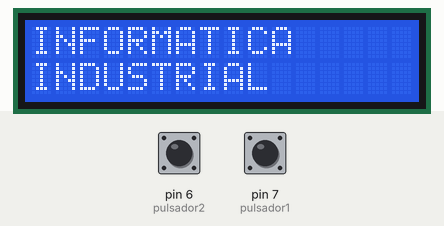
Simulated run of this program. Board: Arduino Uno, built with avr-gcc and run on an emulated ATmega328P. On the bench: 16×2 character LCD. The test bench sets the inputs (shaded band); at power-on: pin 7 (pulsador1) LOW, pin 6 (pulsador2) LOW. What the program prints to the serial monitor is not drawn.

Above: at 3.2 s.
3.3 s: pin 7 (pulsador1) pulled HIGH for 0.15 s
At 4.5 s:
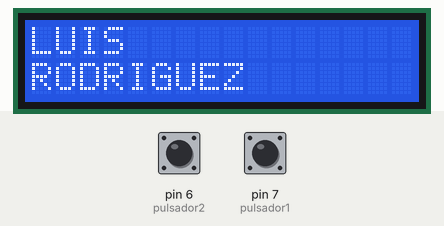
4.9 s: pin 7 (pulsador1) pulled HIGH for 1 s
At 5.8 s:
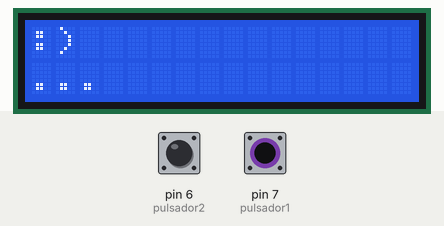
7.4 s: pin 6 (pulsador2) pulled HIGH for 0.15 s
At 7.7 s:
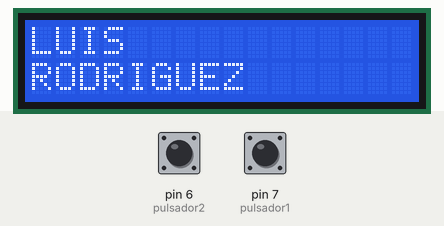
9.0 s: pin 6 (pulsador2) pulled HIGH for 1 s
At 10.2 s:
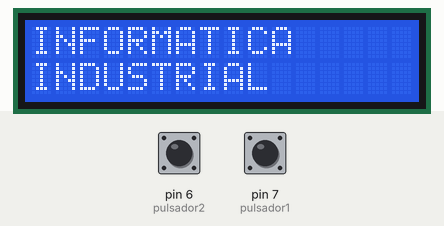
Timing chart, 0 to 12.0 s (numbered marks = the images above; inputs shaded):
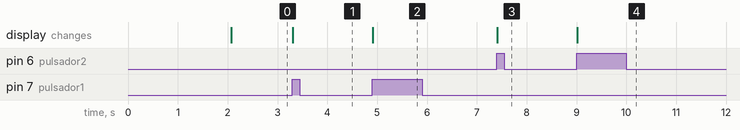

Measured:
- after the input at 3.3 s, the display: changes at once (image 1)
- after the input at 4.9 s, the display: changes at once (image 2)
- after the input at 7.4 s, the display: changes at once (image 3)
- after the input at 9.0 s, the display: changes at once (image 4)

The program:

main.cpp
```cpp
#include<Arduino.h>
#include <LiquidCrystal.h>
const int rs = 12, en = 11, d4 = 5, d5 = 4, d6 = 3, d7 = 2;
LiquidCrystal lcd(rs, en, d4, d5, d6, d7);

#define pulsador1 7
boolean estadoActual1 = LOW;
boolean estadoAnterior1 = LOW;

#define pulsador2 6
boolean estadoActual2 = LOW;
boolean estadoAnterior2 = LOW;

boolean estadoActual = LOW;
boolean estadoAnterior = LOW;

int contador = 0;


void setup() {
  pinMode(pulsador1, INPUT);
  pinMode(pulsador2, INPUT);
  Serial.begin(9600);
  lcd.begin(16, 2);
  lcd.setCursor(0, 0);
  lcd.display();
  lcd.print("Pantalla de");
  lcd.setCursor(0, 1);
  lcd.print("Inicio");
  delay(2000);
  menu();
}

boolean rebote(boolean estadoAnterior, int pin){
  boolean estadoActual = digitalRead(pin);
  if (estadoAnterior != estadoActual){
      delay(5);
      estadoActual = digitalRead(pin);
  }
  return estadoActual;
}

void loop() {
  estadoActual1 = rebote(estadoAnterior1, pulsador1);
  if (estadoAnterior1 == LOW && estadoActual1 == HIGH){
    contador++;
    if(contador>=2){
      contador = 2;
    }
    Serial.println(contador);
    menu();
  }
  estadoAnterior1 = estadoActual1;

  estadoActual2 = rebote(estadoAnterior2, pulsador2);
  if (estadoAnterior2 == LOW && estadoActual2 == HIGH){
    contador--;
    if(contador <= 0){
      contador = 0;
    }
    Serial.println(contador);
    menu();
  }
  estadoAnterior2 = estadoActual2;
}

void menu(){
  switch (contador){
    case 0:{
      lcd.clear();
      lcd.setCursor(0, 0);
        lcd.print("INFORMATICA");
        lcd.setCursor(0, 1);
        lcd.print("INDUSTRIAL");
      break;
    }
    case 1:
      lcd.clear();
      lcd.setCursor(0, 0);
        lcd.print("LUIS");
        lcd.setCursor(0, 1);
        lcd.print("RODRIGUEZ");
      break;
    case 2:
      lcd.clear();
      lcd.setCursor(0, 0);
        lcd.print(":)");
        lcd.setCursor(0, 1);
        lcd.print("...");
      break;
  }}
```
